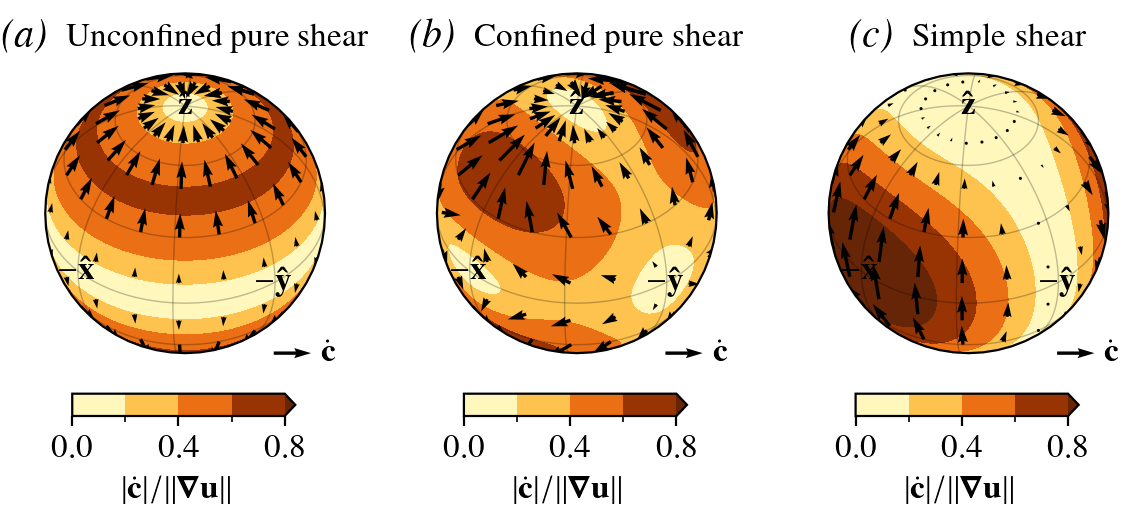

This figure's Python source:
#!/usr/bin/python3
# N. M. Rathmann <[email redacted]>, 2022-2023

import copy, sys, code # code.interact(local=locals())
import numpy as np

import matplotlib.pyplot as plt
import matplotlib.gridspec as gridspec
import matplotlib.ticker as mticker
import cartopy.crs as ccrs

from specfabpy import specfab as sf
from specfabpy import discrete as sfdsc
from specfabpy import plotting as sfplt
FS = sfplt.setfont_tex(fontsize=12)
FSSMALL = FS-1
FSAX = FS+1

### High-res grid

mul = 10
colat = np.linspace(0, np.pi, 10*mul)   
lon   = np.linspace(0, 2*np.pi, 20*mul)
lon2, colat2 = np.meshgrid(lon, colat)
vr, vt, vp = sfdsc.sphbasis(colat2, lon2)

### Low-res grid

mul = 1
colat_ = np.linspace(0, np.pi, 10*mul)  
lon_   = np.linspace(0, 2*np.pi, 20*mul)
lon2_, colat2_ = np.meshgrid(lon_, colat_)
vr_, vt_, vp_ = sfdsc.sphbasis(colat2_, lon2_)

### Functions

def get_velmap(ugrad, vr, vt, vp, speedthres=0):

    vr_flat = vr.reshape(*vr.shape[:-2], -1) # (xyz, i,j) -> (comp, i+j flattened entry)
    cdot_flat = sfdsc.DDM.velocityfield(vr_flat.T, ugrad) # (xyz, i+j flattened entry)
    shp = vr.shape
    cdot = np.zeros(vr.shape)
    for ii in range(3): cdot[ii,:,:] = cdot_flat[:,ii].reshape(shp[1:])
    
    ut = np.einsum('ijk,ijk->jk', cdot, -vt) # @TODO there is a sign error somewhere, but fixed here (to be found)
    up = np.einsum('ijk,ijk->jk', cdot, vp)
    speed = np.linalg.norm(cdot, axis=0)
    ut[speed<speedthres] = np.nan
    return (ut, up, speed)
    

def plot(ugrad, ax, titlestr='', speedthres=0):

    global lon, colat, lon_, colat_

    transform = ccrs.PlateCarree()

    ### Contour, high-res

    ut, up, speed = get_velmap(ugrad, vr, vt, vp, speedthres=speedthres)
    lvls = np.linspace(0,0.8,5)
    F = speed/np.linalg.norm(ugrad)
    x, y = np.rad2deg(lon), np.rad2deg(sfdsc.colat2lat(colat))
    hdistr = ax.contourf(x, y, F, transform=transform, extend='max', cmap='YlOrBr', levels=lvls)

    ### Quiver, low-res

    ut_, up_, speed_ = get_velmap(ugrad, vr_, vt_, vp_, speedthres=speedthres)
    lvls = np.linspace(0,0.8,5)
    x_, y_ = np.rad2deg(lon_), np.rad2deg(sfdsc.colat2lat(colat_)) # np.rad2deg(colat_)

    if 0: # debug/verify quiver 
        x_, y_ = np.array([180]*3), sfdsc.colat2lat(np.array([0, 45, 90]), deg=True)
        up_, ut_ = np.array([0]*3), np.array([1]*3)
        
    if 0: # debug plot theta hat
        ut_ = np.einsum('ijk,ijk->jk', vt_, vt_)
        up_ = np.einsum('ijk,ijk->jk', vt_, vp_)

    QV1 = ax.quiver(x_,y_, up_,ut_, scale=7.5, width=0.012, color='k', transform=transform)
    plt.quiverkey(QV1, 0.95, 0.00, 1, r'$\dot{\vb{c}}$', labelpos='E', coordinates='axes', labelsep=0.05)

    if 0: # debug cordinate transform
        ax.plot(180, 90- 0, 'Xr', transform=transform)
        ax.plot(180, 90- 45, 'or', transform=transform)
        ax.plot(180, 90- 90, 'sr', transform=transform)
        ax.plot(180*0, 90- 0, 'Xb', transform=transform)
        ax.plot(180*0, 90- 45, 'ob', transform=transform)
        ax.plot(180*0, 90- 90, 'sb', transform=transform)

    kwargs_gridlines = {'ylocs':np.arange(-90,90+30,30), 'xlocs':np.arange(0,360+45,45), 'linewidth':0.5, 'color':'black', 'alpha':0.25, 'linestyle':'-'}
    gl = ax.gridlines(crs=ccrs.PlateCarree(), **kwargs_gridlines)
    gl.xlocator = mticker.FixedLocator(np.array([-135, -90, -45, 0, 90, 45, 135, 180]))
    cb1 = plt.colorbar(hdistr, ax=ax, fraction=0.055, aspect=10,  orientation='horizontal', pad=0.1, ticks=lvls[0::2])   
    cb1.set_label(r'$\abs{\dot{\bf{c}}}/\norm{\grad \vb{u}}$')
    cb1.ax.xaxis.set_ticks(lvls, minor=True)
    
    ax.set_title(titlestr, fontsize=FS, pad=10)
    
    ### Debug with particle swarm
    
    if 0:
    
        Np = 40 # number of particles
        Nt = 100 # integration time steps
        dt = 1e-2 # time step size
        ddm = sfdsc.DDM(N=Np)
        pij = np.zeros((Nt,Np,3))
        
        for ii in range(Nt):
            ddm.evolve(ugrad, dt)
            pij[ii,:,:] = ddm.v.copy()
            
        for jj in range(Np):
            plat, pcolat, plon = sfdsc.cart2sph(pij[:,jj,:], deg=True)
            kwargs = dict(transform=geo, c='tab:blue', lw=1.5)
            ax.plot(plon, plat, ls=':', **kwargs)
            ax.plot(plon[0], plat[0], ls='none', marker='s', ms=3, **kwargs)
        
        
### Plot

geo, prj = sfplt.getprojection(rotation=55-90, inclination=50) # old: 50+180

scale = 2.6
fig = plt.figure(figsize=(3/2*1.45*scale,1.00*scale))
gs = fig.add_gridspec(1,3)
gs.update(left=0.04, right=1-0.02, top=0.98, bottom=0.20, wspace=0.4, hspace=0.4)

ax1 = fig.add_subplot(gs[0,0], projection=prj); ax1.set_global(); 
ax2 = fig.add_subplot(gs[0,1], projection=prj); ax2.set_global(); 
ax3 = fig.add_subplot(gs[0,2], projection=prj); ax3.set_global(); 

### Plot 1
ugrad = np.diag([0.5,0.5,-1]) # uniaxial compression along z
plot(ugrad, ax1, titlestr=r'%s Unconfined pure shear'%(r'{\Large \textit{(a)}}\,\,'), speedthres=10e-2)
sfplt.plotcoordaxes(ax1, geo, axislabels='vuxi', fontsize=FSAX, color='k')

#### Plot 2
ugrad = np.diag([0,+1,-1]) # confined uniaxial compression along z
plot(ugrad, ax2, titlestr=r'%s Confined pure shear'%(r'{\Large \textit{(b)}}\,\,'))
sfplt.plotcoordaxes(ax2, geo, axislabels='vuxi', fontsize=FSAX, color='k')

#### Plot 3
ugrad = np.einsum('i,j',[0,1,0],[0,0,1]) # y-z shear
#ugrad = ugrad + ugrad.T # plm part
#ugrad = ugrad - ugrad.T
plot(ugrad, ax3, titlestr=r'%s Simple shear'%(r'{\Large \textit{(c)}}\,\,'))
sfplt.plotcoordaxes(ax3, geo, axislabels='vuxi', fontsize=FSAX, color='k')

fout = 'latrot-velocity.png'
print('Saving %s'%(fout))
plt.savefig(fout, transparent=True, dpi=200)

